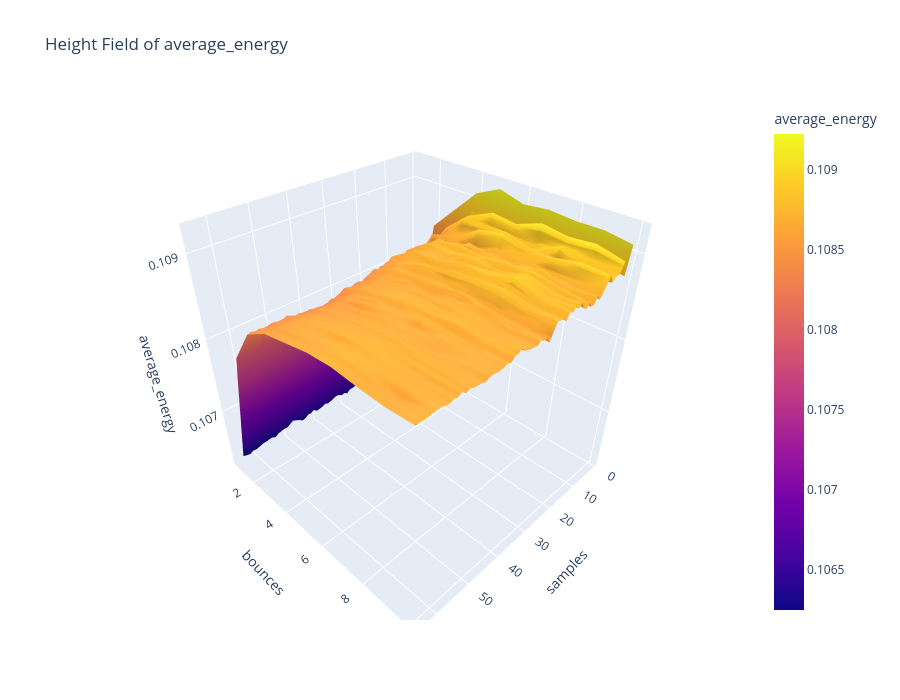

Notebook source saved alongside this figure:
### Code cell
pivot = df.pivot(index="bounces", columns="samples", values="average_energy")

x = pivot.columns.to_numpy()
y = pivot.index.to_numpy()
Z = pivot.to_numpy()

fig = go.Figure(
    data=[
        go.Surface(
            x=x,
            y=y,
            z=Z,
            colorbar=dict(title="average_energy")
        )
    ]
)

fig.update_layout(
    title="Height Field of average_energy",
    scene=dict(
        xaxis_title="samples",
        yaxis_title="bounces",
        zaxis_title="average_energy",
    ),
    width=900,
    height=700,
)

fig.show()

### Figure 1 — Plotly figure (JSON) as saved in the notebook; plotly's stock layout.template omitted (floating-point values rounded to 4 significant figures; data arrays with more than 128 entries replaced by an {"elided": "..."} marker saying what was removed)
{"data": [{"colorbar": {"title": {"text": "average_energy"}}, "type": "surface", "x": [1, 2, 3, 4, 5, 6, 7, 8, 9, 10, 11, 12, 13, 14, 15, 16, 17, 18, 19, 20, 21, 22, 23, 24, 25, 26, 27, 28, 29, 30, 31, 32, 33, 34, 35, 36, 37, 38, 39, 40, 41, 42, 43, 44, 45, 46, 47, 48, 49, 50, 51, 52, 53, 54, 55, 56, 57, 58, 59, 60, 61, 62, 63, 64], "y": [1, 2, 3, 4, 5, 6, 7, 8, 9, 10], "z": {"elided": "10x64 float values"}}], "layout": {"height": 700, "scene": {"xaxis": {"title": {"text": "samples"}}, "yaxis": {"title": {"text": "bounces"}}, "zaxis": {"title": {"text": "average_energy"}}}, "title": {"text": "Height Field of average_energy"}, "width": 900}}
